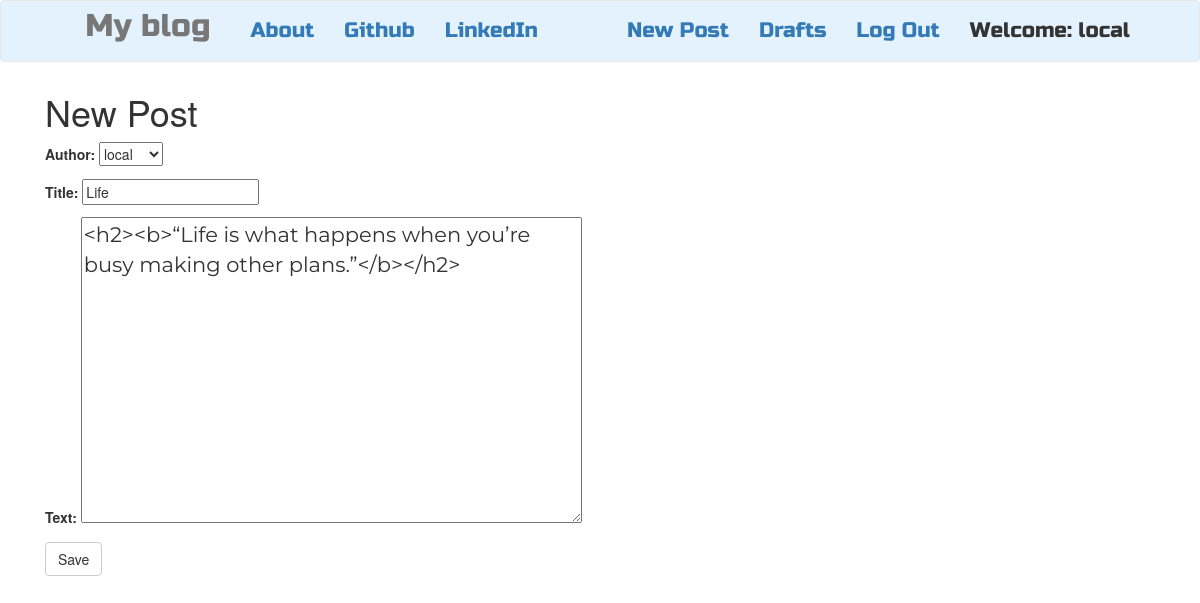
Screenshot of /post/16/edit/ (signed in) with the database file from the repository.
### blog/models.py (models this page shows, shortened)
class Post(models.Model):
    author = models.ForeignKey('auth.User',on_delete=models.CASCADE)
    title = models.CharField(max_length=200)
    text = models.TextField()
    created_date = models.DateTimeField(blank=True,null=True)
    published_date = models.DateTimeField(blank=True, null=True)

### blog/views.py (the view)
# urls.py: url(r'^post/(?P<pk>\d+)/edit/$',views.PostUpdateView.as_view(),name='post_edit'),
class PostUpdateView(LoginRequiredMixin,UpdateView):
    login_url = '/login/'
    redirect_field_name = 'blog/post_detail.html'
    form_class = PostForm
    model = Post

### blog/forms.py
class PostForm(forms.ModelForm):
    class Meta():
        model = Post
        fields = ('author', 'title', 'text')
        widgets = {
            'title':forms.TextInput(attrs={'class':'textinputclass'}),
            'text':forms.Textarea(attrs={'class':'editable medium-editor-textarea postcontent'})
        }

### blog/templates/blog/post_form.html (shortened to what this page needs)
{% extends 'blog/base.html' %}
{% block content %}
    <h1>New Post</h1>
    <form class="post-form" method="POST">
        {{form.as_p}}
        <button type="submit" class="save btn btn-default">Save</button>
    </form>
{% endblock content %}

### blog/templates/blog/base.html (shortened to what this page needs)
<!DOCTYPE html>
{% load static %}
<html>
<head>
    <link rel="stylesheet" href="https://stackpath.bootstrapcdn.com/bootstrap/4.5.0/css/bootstrap.min.css">
    <link rel="stylesheet" href="https://maxcdn.bootstrapcdn.com/bootstrap/3.4.1/css/bootstrap.min.css">
    <link rel="stylesheet" href="//cdn.jsdelivr.net/npm/medium-editor@latest/dist/css/medium-editor.min.css" type="text/css" media="screen" charset="utf-8">
    <link rel="stylesheet" href="{% static 'css/blog.css'%}">
</head>
<body class="loader">
<nav class="navbar navbar-default techfont custom-navbar " style="background-color: #e3f2fd;">
        <ul class="nav">
            <li class="nav-item"><a class="navbar-brand bigbrand" href="{% url 'post_list' %}"> My blog </a></li>
            <li class="nav-item"><a class="nav-link" href="{% url 'about' %}">About </a></li>
            <li class="nav-item"><a class="nav-link" href="https://www.github.com"> Github </a></li>
            <li class="nav-item"><a class="nav-link" href="https://www.linkedin.com"> LinkedIn </a></li>
        </ul>
        <ul class='nav navbar-right'>
            {% if user.is_authenticated %}
            <li>
                <a href="{% url 'post_new' %}">New Post</a>
            </li>
            <li>
                <a href="{% url 'post_draft_list' %}">Drafts</a>
            </li>
            <li>
                <a href="{% url 'logout' %}">Log Out</a>
            </li>
            <li>
                <a>Welcome: {{user.username}} </a>
            </li>
            {% else %}
            <li><a href="{% url 'login'%}"><span class="glyphicon glyphicon-user"></span></a>
            </li>
            {% endif %}
        </ul>
</nav>
<div class='content container'>
    <div class="row">
        <div class="col-md-8">
            <div class="blog_post">
            {% block content %}
            {% endblock content %}
            </div>
        </div>
    </div>
</div>
</body>
</html>

### blog/static/css/blog.css (style rules this page uses)
.techfont { font-family: 'Russo One', sans-serif; font-size: 1.5em; margin-bottom: 10px; }
.postcontent { font-family: 'Montserrat'; font-size: 1.5em; }
.bigbrand { font-size: 1.5em; }
.loader { filter:hue-rotate(0deg); color: linear-gradient(45deg,#0f8,#08f); animation:hue 5000ms infinite linear; }

### rows the page displays
Post: author "local", title "Life", text "<h2><b>“Life is what happens when you’re busy making other plans.”</b></h2>"

### other values shown
{{ user.username }} "local"
